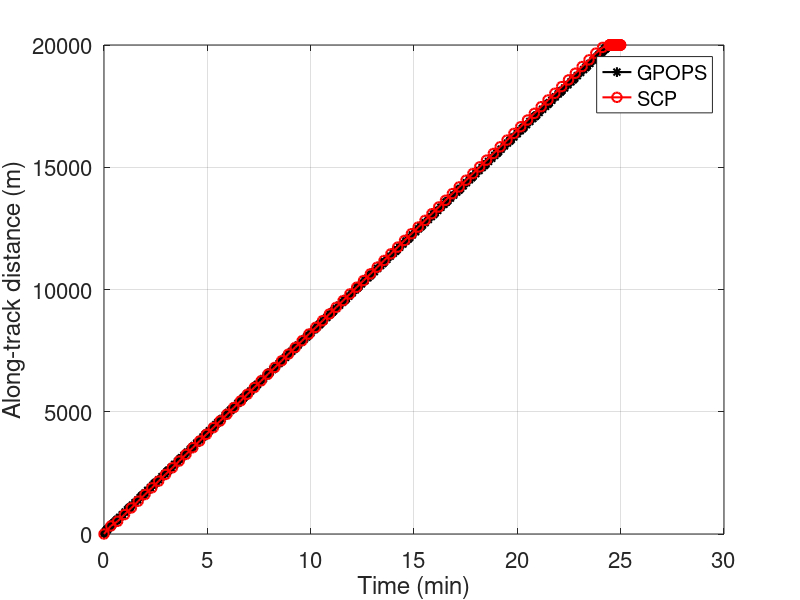
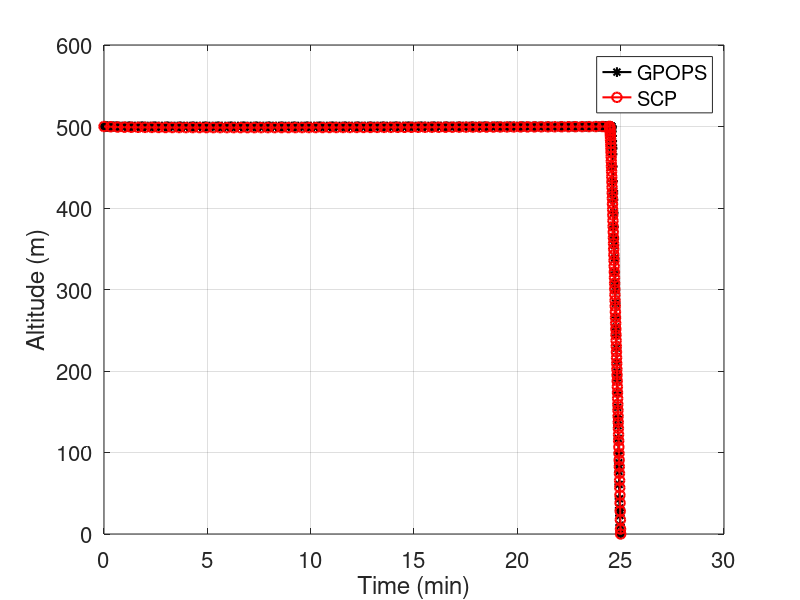
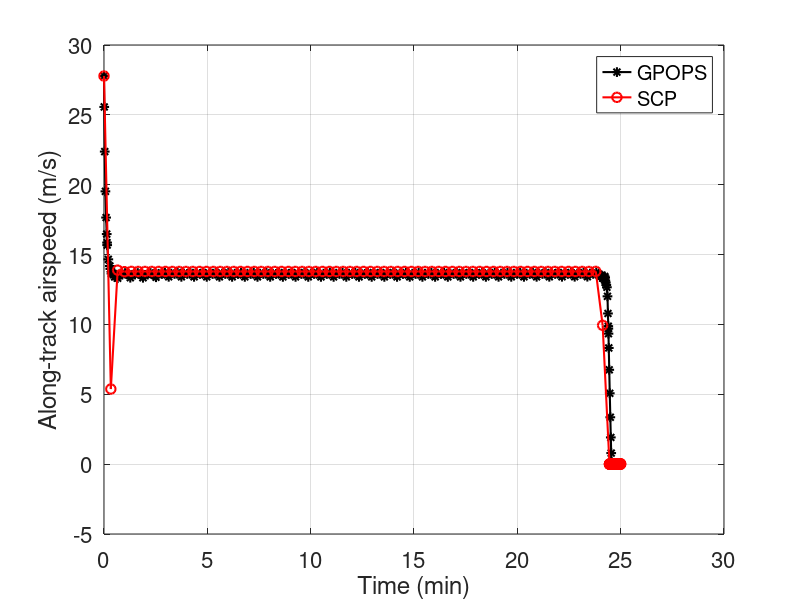
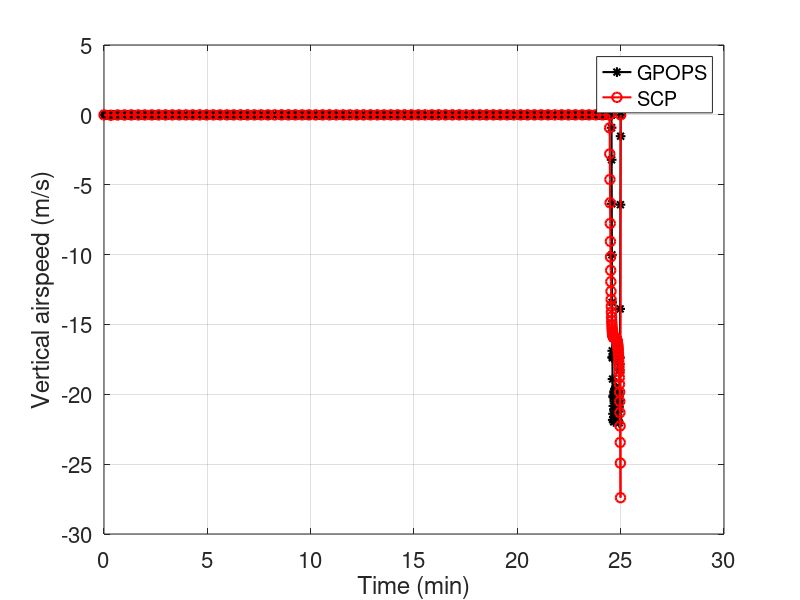

The MATLAB source for these figures, in order:
% Compare results from the folders "SCP" and "Verify_gpops_convex" with
% nonconvex control constraint u2^2+u3^2=u4

clear
clc
close all
format short

% parameters

load data_gpops.mat
load data_scp.mat

tG = tG/60;
tS = tS/60;
thetaS = atan(u1S./u2S)*180/pi;
% x vs. t
figure
plot(tG, xG, 'k-*', 'markersize', 7, 'linewidth', 1.5);
hold on
plot(tS, xS, 'r-o', 'markersize', 7, 'linewidth', 1.5);
xlabel('Time (min)', 'FontSize', 18);
ylabel('Along-track distance (m)', 'FontSize', 18);
leg = legend('GPOPS', 'SCP');
set(leg,'FontSize',16);
set(gca,'FontSize',16);
grid on

% z vs. t
figure
plot(tG, zG, 'k-*', 'markersize', 7, 'linewidth', 1.5);
hold on
plot(tS, zS, 'r-o', 'markersize', 7, 'linewidth', 1.5);
xlabel('Time (min)', 'FontSize', 18);
ylabel('Altitude (m)', 'FontSize', 18);
leg = legend('GPOPS', 'SCP');
set(leg,'FontSize',16);
set(gca,'FontSize',16);
grid on

% vx vs. t
figure
plot(tG, vxG, 'k-*', 'markersize', 7, 'linewidth', 1.5);
hold on
plot(tS, vxS, 'r-o', 'markersize', 7, 'linewidth', 1.5);
xlabel('Time (min)', 'FontSize', 18);
ylabel('Along-track airspeed (m/s)', 'FontSize', 18);
leg = legend('GPOPS', 'SCP');
set(leg,'FontSize',16);
set(gca,'FontSize',16);
grid on

% vz vs. t
figure
plot(tG, vzG, 'k-*', 'markersize', 7, 'linewidth', 1.5);
hold on
plot(tS, vzS, 'r-o', 'markersize', 7, 'linewidth', 1.5);
xlabel('Time (min)', 'FontSize', 18);
ylabel('Vertical airspeed (m/s)', 'FontSize', 18);
leg = legend('GPOPS', 'SCP');
set(leg,'FontSize',16);
set(gca,'FontSize',16);
grid on

% % % u1 vs. t
% % figure
% % 
% % plot(tG, u1G, 'k-*', 'markersize', 7, 'linewidth', 1.5);
% % hold on
% % plot(tS, u1S, 'r-o', 'markersize', 7, 'linewidth', 1.5);
% % xlabel('Time (min)', 'FontSize', 18);
% % ylabel('u_1 (N)', 'FontSize', 18);
% % leg = legend('GPOPS', 'SCP');
% % set(leg,'FontSize',16);
% % set(gca,'FontSize',16);
% % grid on

% % % u2 vs. t
% % figure
% % plot(tG, u2G, 'k-*', 'markersize', 7, 'linewidth', 1.5);
% % hold on
% % plot(tS, u2S, 'r-o', 'markersize', 7, 'linewidth', 1.5);
% % xlabel('Time (min)', 'FontSize', 18);
% % ylabel('u_2 (N)', 'FontSize', 18);
% % leg = legend('GPOPS', 'SCP');
% % set(leg,'FontSize',16);
% % set(gca,'FontSize',16);
% % grid on

% % % u3 vs. t
% % figure
% % plot(tG, u3G, 'k-*', 'markersize', 7, 'linewidth', 1.5);
% % hold on
% % plot(tS, u3S, 'r-o', 'markersize', 7, 'linewidth', 1.5);
% % xlabel('Time (min)', 'FontSize', 18);
% % ylabel('u_3 (N)', 'FontSize', 18);
% % leg = legend('GPOPS', 'SCP');
% % set(leg,'FontSize',16);
% % set(gca,'FontSize',16);
% % grid on

% T vs. t
figure
plot(tG, TG, 'k-*', 'markersize', 7, 'linewidth', 1.5);
hold on
plot(tS, sqrt(TS), 'r-o', 'markersize', 7, 'linewidth', 1.5);
xlabel('Time (min)', 'FontSize', 18);
ylabel('Net thrust (N)', 'FontSize', 18);
leg = legend('GPOPS', 'SCP');
set(leg,'FontSize',16);
set(gca,'FontSize',16);
grid on

% T vs. t
figure
plot(tG(250:326), TG(250:326), 'k-*', 'markersize', 7, 'linewidth', 1.5);
hold on
plot(tS(72:150), sqrt(TS((72:150))), 'r-o', 'markersize', 7, 'linewidth', 1.5);
xlabel('Time (min)', 'FontSize', 18);
ylabel('Net thrust (N)', 'FontSize', 18);
leg = legend('GPOPS', 'SCP');
set(leg,'FontSize',16);
set(gca,'FontSize',16);
grid on

% Theta vs. t
figure
plot(tG, thetaG, 'k-*', 'markersize', 7, 'linewidth', 1.5);
hold on
plot(tS, thetaS, 'r-o', 'markersize', 7, 'linewidth', 1.5);
xlabel('Time (min)', 'FontSize', 18);
ylabel('Pitch angle (deg)', 'FontSize', 18);
leg = legend('GPOPS', 'SCP');
set(leg,'FontSize',16);
set(gca,'FontSize',16);
grid on


% Theta vs. t
figure
plot(tG(250:326), thetaG(250:326), 'k-*', 'markersize', 7, 'linewidth', 1.5);
hold on
plot(tS(72 :150), thetaS(72:150), 'r-o', 'markersize', 7, 'linewidth', 1.5);
xlabel('Time (min)', 'FontSize', 18);
ylabel('Pitch angle (deg)', 'FontSize', 18);
leg = legend('GPOPS', 'SCP');
set(leg,'FontSize',16);
set(gca,'FontSize',16);
grid on
